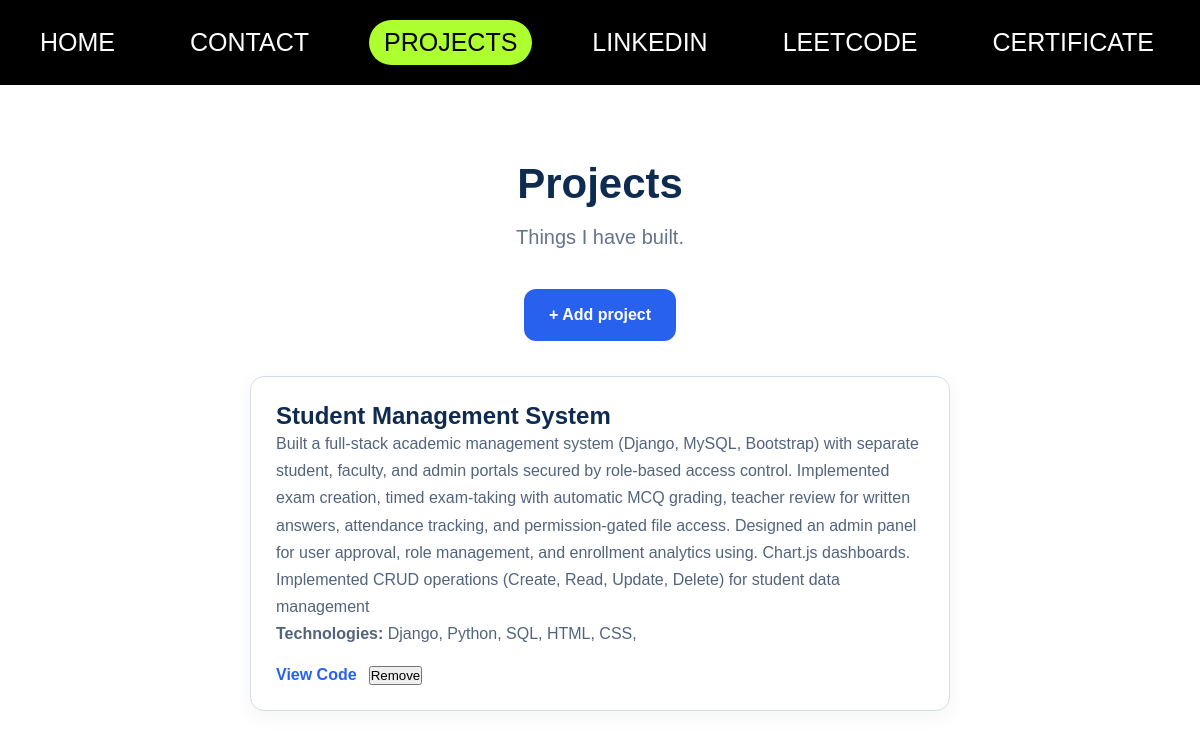
/projects/, run on the app's committed database.
### anonymous/models.py (models this page shows, shortened)
class Project(models.Model):
    title = models.CharField(max_length=200)
    description = models.TextField()
    technologies = models.CharField(max_length=300)
    code_link = models.URLField(blank=True)
    demo_link = models.URLField(blank=True)
    created_at = models.DateTimeField(auto_now_add=True)

### anonymous/views.py (the view)
# urls.py: path('projects/', views.project, name='projects'),
def project(request):
    project_form = ProjectForm()
    if request.method == "POST":
        project_form = ProjectForm(request.POST)
        if project_form.is_valid():
            project_form.save()
            return redirect("projects")
    all_projects = Project.objects.all().order_by("-created_at")
    return render(request, "projects.html", {
        "project_form": project_form,
        "projects": all_projects,
    })

### anonymous/templates/projects.html (shortened to what this page needs)
{%load static%}
<!doctype html>
<html lang="en">
  <head>
    <link rel="stylesheet" href="{%static 'css/projects.css'%}">
    <link rel="stylesheet" href="{%static 'css/base.css'%}">
  </head>
  <body>
    <nav>
      <ul>
        <li><a href="/">HOME</a></li>
        <li><a href="/contact/">CONTACT</a></li>
        <li><a href="/projects/" class="active">PROJECTS</a></li>
        <li><a href="/linkedin/">LINKEDIN</a></li>
        <li><a href="/leetcode/">LEETCODE</a></li>
        <li><a href="/certificate/">CERTIFICATE</a></li>
      </ul>
    </nav>
    <main class="projects-container">
        <header class="page-header">
            <h1>Projects</h1>
            <p>Things I have built.</p>
            <button type="button" id="addButton" class="add-button">
                + Add project
            </button>
        </header>
        <section class="project-list">
            {% for project in projects %}
                <article class="project-card">
                    <h2>{{ project.title }}</h2>
                    <p>{{ project.description }}</p>
                    <p>
                        <strong>Technologies:</strong>
                        {{ project.technologies }}
                    </p>
                    <div class="project-links">
                        {% if project.code_link %}
                            <a href="{{ project.code_link }}"
                               target="_blank"
                               rel="noopener noreferrer">View Code</a>
                        {% endif %}
    <form method="POST"
          action="{% url 'remove_project' project.id %}"
          onsubmit="return confirm('Are you sure you want to remove this project?');">
        <button type="submit" class="remove-button">
            Remove
        </button>
    </form>
                    </div>
                </article>
            {% empty %}
                <p class="empty-message">
                    No projects yet. Click "+ Add project" to add your first one.
                </p>
            {% endfor %}
        </section>
    </main>
  </body>
</html>

### static/css/projects.css (style rules this page uses)
.projects-container { width: 100%; max-width: 1100px; margin: 75px auto 40px; padding: 0 20px; }
.page-header { text-align: center; }
.page-header h1 { margin: 0 0 18px; font-size: 42px; color: #102b50; }
.page-header p { margin: 0 0 40px; font-size: 20px; color: #64748b; }
.add-button, .save-button { background-color: #2861ed; color: #ffffff; border: none; border-radius: 12px; padding: 17px 25px; font-size: 16px; font-weight: bold; cursor: pointer; }
.project-list { margin: 35px auto; }
.project-card { max-width: 700px; margin: 22px auto; padding: 25px; border: 1px solid #d5dce7; border-radius: 14px; box-shadow: 0 5px 20px rgba(0, 0, 0, 0.05); overflow-wrap: anywhere; }
.project-card h2 { margin-top: 0; color: #102b50; }
.project-card p { line-height: 1.7; color: #52647c; }
.project-links { display: flex; flex-wrap: wrap; gap: 12px; margin-top: 18px; }
.project-links a { color: #2861ed; text-decoration: none; font-weight: bold; }

### static/css/base.css (style rules this page uses)
* { margin: 0; padding: 0; box-sizing: border-box; }
body { font-family: Arial, Helvetica, sans-serif; background-color: white; color: #102b50; }
nav { width: 100%; padding: 20px 25px; background-color: black; overflow-x: auto; }
nav ul { display: flex; align-items: center; justify-content: space-evenly; gap: 45px; min-width: max-content; list-style: none; }
nav ul li a { display: inline-block; padding: 8px 15px; color: white; text-decoration: none; border-radius: 25px; font-size: 25px; font-weight: 400; white-space: nowrap; }
nav ul li a.active { background-color: greenyellow; color: black; }

### data on the page
Project: title "Student Management System", description "Built a full-stack academic management system (Django, MySQL, Bootstrap) with separate student, faculty, and admin portals secured by role-based access control. Implemented exam creation, timed exam-taking with automatic MCQ grading, teacher review for written answers, attendance tracking, and permission-gated file access. Designed an admin panel for user approval, role management, and enrollment analytics using. Chart.js dashboards. Implemented CRUD operations (Create, Read, Update, Delete) for student data management", technologies "Django, Python, SQL, HTML, CSS,"
